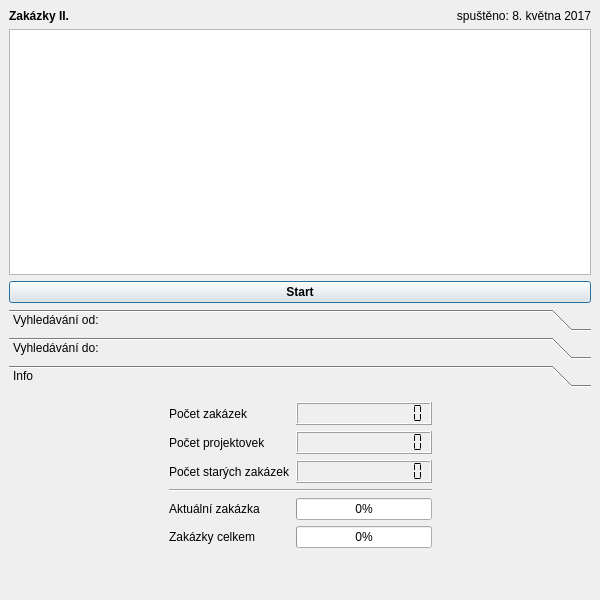
<?xml version="1.0" encoding="UTF-8"?>
<ui version="4.0">
 <class>MainWindow</class>
 <widget class="QMainWindow" name="MainWindow">
  <property name="geometry">
   <rect>
    <x>0</x>
    <y>0</y>
    <width>600</width>
    <height>600</height>
   </rect>
  </property>
  <property name="windowTitle">
   <string notr="true">Zakázky II.</string>
  </property>
  <property name="windowIcon">
   <iconset>
    <normaloff>0333.ico</normaloff>0333.ico</iconset>
  </property>
  <property name="toolTip">
   <string notr="true"/>
  </property>
  <property name="statusTip">
   <string notr="true"/>
  </property>
  <property name="whatsThis">
   <string notr="true"/>
  </property>
  <property name="accessibleName">
   <string notr="true"/>
  </property>
  <property name="accessibleDescription">
   <string notr="true"/>
  </property>
  <property name="windowFilePath">
   <string notr="true"/>
  </property>
  <widget class="QWidget" name="centralwidget">
   <property name="sizePolicy">
    <sizepolicy hsizetype="Expanding" vsizetype="Expanding">
     <horstretch>0</horstretch>
     <verstretch>0</verstretch>
    </sizepolicy>
   </property>
   <property name="toolTip">
    <string notr="true"/>
   </property>
   <property name="statusTip">
    <string notr="true"/>
   </property>
   <property name="whatsThis">
    <string notr="true"/>
   </property>
   <property name="accessibleName">
    <string notr="true"/>
   </property>
   <property name="accessibleDescription">
    <string notr="true"/>
   </property>
   <property name="layoutDirection">
    <enum>Qt::LeftToRight</enum>
   </property>
   <layout class="QVBoxLayout" name="verticalLayout">
    <item>
     <layout class="QHBoxLayout" name="horizontalLayout">
      <item>
       <widget class="QLabel" name="headerTitle">
        <property name="font">
         <font>
          <weight>75</weight>
          <bold>true</bold>
         </font>
        </property>
        <property name="toolTip">
         <string notr="true"/>
        </property>
        <property name="statusTip">
         <string notr="true"/>
        </property>
        <property name="whatsThis">
         <string notr="true"/>
        </property>
        <property name="accessibleName">
         <string notr="true"/>
        </property>
        <property name="accessibleDescription">
         <string notr="true"/>
        </property>
        <property name="text">
         <string notr="true">Zakázky II.</string>
        </property>
       </widget>
      </item>
      <item>
       <widget class="QLabel" name="headerDate">
        <property name="sizeIncrement">
         <size>
          <width>0</width>
          <height>2</height>
         </size>
        </property>
        <property name="toolTip">
         <string notr="true"/>
        </property>
        <property name="statusTip">
         <string notr="true"/>
        </property>
        <property name="whatsThis">
         <string notr="true"/>
        </property>
        <property name="accessibleName">
         <string notr="true"/>
        </property>
        <property name="accessibleDescription">
         <string notr="true"/>
        </property>
        <property name="layoutDirection">
         <enum>Qt::RightToLeft</enum>
        </property>
        <property name="text">
         <string notr="true">spuštěno: 8. května 2017</string>
        </property>
        <property name="alignment">
         <set>Qt::AlignRight|Qt::AlignTrailing|Qt::AlignVCenter</set>
        </property>
       </widget>
      </item>
     </layout>
    </item>
    <item>
     <widget class="QTextBrowser" name="textBrowser"/>
    </item>
    <item>
     <widget class="QPushButton" name="buttonStart">
      <property name="font">
       <font>
        <weight>75</weight>
        <bold>true</bold>
       </font>
      </property>
      <property name="toolTip">
       <string notr="true"/>
      </property>
      <property name="statusTip">
       <string notr="true"/>
      </property>
      <property name="whatsThis">
       <string notr="true"/>
      </property>
      <property name="accessibleName">
       <string notr="true"/>
      </property>
      <property name="accessibleDescription">
       <string notr="true"/>
      </property>
      <property name="text">
       <string notr="true">Start</string>
      </property>
      <property name="autoDefault">
       <bool>false</bool>
      </property>
      <property name="default">
       <bool>true</bool>
      </property>
     </widget>
    </item>
    <item>
     <widget class="QToolBox" name="toolBox">
      <property name="minimumSize">
       <size>
        <width>280</width>
        <height>282</height>
       </size>
      </property>
      <property name="maximumSize">
       <size>
        <width>16777215</width>
        <height>285</height>
       </size>
      </property>
      <property name="toolTip">
       <string notr="true"/>
      </property>
      <property name="statusTip">
       <string notr="true"/>
      </property>
      <property name="whatsThis">
       <string notr="true"/>
      </property>
      <property name="accessibleName">
       <string notr="true"/>
      </property>
      <property name="accessibleDescription">
       <string notr="true"/>
      </property>
      <property name="layoutDirection">
       <enum>Qt::LeftToRight</enum>
      </property>
      <property name="frameShape">
       <enum>QFrame::NoFrame</enum>
      </property>
      <property name="currentIndex">
       <number>2</number>
      </property>
      <widget class="QWidget" name="panelSearchFrom">
       <property name="geometry">
        <rect>
         <x>0</x>
         <y>0</y>
         <width>582</width>
         <height>201</height>
        </rect>
       </property>
       <property name="toolTip">
        <string notr="true"/>
       </property>
       <property name="statusTip">
        <string notr="true"/>
       </property>
       <property name="whatsThis">
        <string notr="true"/>
       </property>
       <property name="accessibleName">
        <string notr="true"/>
       </property>
       <property name="accessibleDescription">
        <string notr="true"/>
       </property>
       <attribute name="label">
        <string notr="true">Vyhledávání od:</string>
       </attribute>
       <layout class="QHBoxLayout" name="horizontalLayout_2">
        <item>
         <spacer name="horizontalSpacer">
          <property name="orientation">
           <enum>Qt::Horizontal</enum>
          </property>
          <property name="sizeHint" stdset="0">
           <size>
            <width>165</width>
            <height>20</height>
           </size>
          </property>
         </spacer>
        </item>
        <item>
         <widget class="QCalendarWidget" name="calendarFrom">
          <property name="palette">
           <palette>
            <active>
             <colorrole role="Highlight">
              <brush brushstyle="SolidPattern">
               <color alpha="255">
                <red>51</red>
                <green>153</green>
                <blue>255</blue>
               </color>
              </brush>
             </colorrole>
            </active>
            <inactive>
             <colorrole role="Highlight">
              <brush brushstyle="SolidPattern">
               <color alpha="255">
                <red>51</red>
                <green>153</green>
                <blue>255</blue>
               </color>
              </brush>
             </colorrole>
            </inactive>
            <disabled>
             <colorrole role="Highlight">
              <brush brushstyle="SolidPattern">
               <color alpha="255">
                <red>51</red>
                <green>153</green>
                <blue>255</blue>
               </color>
              </brush>
             </colorrole>
            </disabled>
           </palette>
          </property>
          <property name="gridVisible">
           <bool>false</bool>
          </property>
          <property name="horizontalHeaderFormat">
           <enum>QCalendarWidget::ShortDayNames</enum>
          </property>
          <property name="verticalHeaderFormat">
           <enum>QCalendarWidget::NoVerticalHeader</enum>
          </property>
          <property name="navigationBarVisible">
           <bool>true</bool>
          </property>
          <property name="dateEditEnabled">
           <bool>true</bool>
          </property>
          <property name="dateEditAcceptDelay">
           <number>1500</number>
          </property>
         </widget>
        </item>
        <item>
         <spacer name="horizontalSpacer_2">
          <property name="orientation">
           <enum>Qt::Horizontal</enum>
          </property>
          <property name="sizeHint" stdset="0">
           <size>
            <width>164</width>
            <height>20</height>
           </size>
          </property>
         </spacer>
        </item>
       </layout>
      </widget>
      <widget class="QWidget" name="panelSearchTo">
       <property name="geometry">
        <rect>
         <x>0</x>
         <y>0</y>
         <width>582</width>
         <height>201</height>
        </rect>
       </property>
       <attribute name="label">
        <string notr="true">Vyhledávání do:</string>
       </attribute>
       <layout class="QHBoxLayout" name="horizontalLayout_3">
        <item>
         <spacer name="horizontalSpacer_4">
          <property name="orientation">
           <enum>Qt::Horizontal</enum>
          </property>
          <property name="sizeHint" stdset="0">
           <size>
            <width>164</width>
            <height>20</height>
           </size>
          </property>
         </spacer>
        </item>
        <item>
         <widget class="QCalendarWidget" name="calendarTo">
          <property name="palette">
           <palette>
            <active>
             <colorrole role="Highlight">
              <brush brushstyle="SolidPattern">
               <color alpha="255">
                <red>51</red>
                <green>153</green>
                <blue>255</blue>
               </color>
              </brush>
             </colorrole>
            </active>
            <inactive>
             <colorrole role="Highlight">
              <brush brushstyle="SolidPattern">
               <color alpha="255">
                <red>51</red>
                <green>153</green>
                <blue>255</blue>
               </color>
              </brush>
             </colorrole>
            </inactive>
            <disabled>
             <colorrole role="Highlight">
              <brush brushstyle="SolidPattern">
               <color alpha="255">
                <red>51</red>
                <green>153</green>
                <blue>255</blue>
               </color>
              </brush>
             </colorrole>
            </disabled>
           </palette>
          </property>
          <property name="gridVisible">
           <bool>false</bool>
          </property>
          <property name="horizontalHeaderFormat">
           <enum>QCalendarWidget::ShortDayNames</enum>
          </property>
          <property name="verticalHeaderFormat">
           <enum>QCalendarWidget::NoVerticalHeader</enum>
          </property>
          <property name="navigationBarVisible">
           <bool>true</bool>
          </property>
          <property name="dateEditEnabled">
           <bool>true</bool>
          </property>
          <property name="dateEditAcceptDelay">
           <number>1500</number>
          </property>
         </widget>
        </item>
        <item>
         <spacer name="horizontalSpacer_3">
          <property name="orientation">
           <enum>Qt::Horizontal</enum>
          </property>
          <property name="sizeHint" stdset="0">
           <size>
            <width>165</width>
            <height>20</height>
           </size>
          </property>
         </spacer>
        </item>
       </layout>
      </widget>
      <widget class="QWidget" name="panelSearchInfo">
       <property name="geometry">
        <rect>
         <x>0</x>
         <y>0</y>
         <width>582</width>
         <height>201</height>
        </rect>
       </property>
       <attribute name="label">
        <string notr="true">Info</string>
       </attribute>
       <layout class="QHBoxLayout" name="horizontalLayout_4">
        <item>
         <spacer name="horizontalSpacer_5">
          <property name="orientation">
           <enum>Qt::Horizontal</enum>
          </property>
          <property name="sizeHint" stdset="0">
           <size>
            <width>148</width>
            <height>20</height>
           </size>
          </property>
         </spacer>
        </item>
        <item>
         <layout class="QFormLayout" name="formLayout">
          <item row="0" column="0">
           <widget class="QLabel" name="zakazkyCount">
            <property name="text">
             <string notr="true">Počet zakázek</string>
            </property>
           </widget>
          </item>
          <item row="0" column="1">
           <widget class="QLCDNumber" name="zakazkyCountLcd">
            <property name="frameShape">
             <enum>QFrame::Box</enum>
            </property>
            <property name="frameShadow">
             <enum>QFrame::Raised</enum>
            </property>
            <property name="smallDecimalPoint">
             <bool>false</bool>
            </property>
            <property name="digitCount">
             <number>13</number>
            </property>
            <property name="segmentStyle">
             <enum>QLCDNumber::Flat</enum>
            </property>
            <property name="intValue" stdset="0">
             <number>0</number>
            </property>
           </widget>
          </item>
          <item row="1" column="0">
           <widget class="QLabel" name="projektovkyCount">
            <property name="text">
             <string notr="true">Počet projektovek</string>
            </property>
           </widget>
          </item>
          <item row="1" column="1">
           <widget class="QLCDNumber" name="projektovkyCountLcd">
            <property name="digitCount">
             <number>13</number>
            </property>
            <property name="segmentStyle">
             <enum>QLCDNumber::Flat</enum>
            </property>
           </widget>
          </item>
          <item row="2" column="0">
           <widget class="QLabel" name="oldZakazazkyCount">
            <property name="text">
             <string notr="true">Počet starých zakázek</string>
            </property>
           </widget>
          </item>
          <item row="2" column="1">
           <widget class="QLCDNumber" name="oldZakazazkyCountLcd">
            <property name="digitCount">
             <number>13</number>
            </property>
            <property name="segmentStyle">
             <enum>QLCDNumber::Flat</enum>
            </property>
           </widget>
          </item>
          <item row="4" column="0" colspan="2">
           <widget class="Line" name="lineSeparator">
            <property name="minimumSize">
             <size>
              <width>21</width>
              <height>1</height>
             </size>
            </property>
            <property name="orientation">
             <enum>Qt::Horizontal</enum>
            </property>
           </widget>
          </item>
          <item row="5" column="1">
           <widget class="QProgressBar" name="zakazkaProgressBar">
            <property name="value">
             <number>0</number>
            </property>
            <property name="invertedAppearance">
             <bool>false</bool>
            </property>
            <property name="textDirection">
             <enum>QProgressBar::TopToBottom</enum>
            </property>
           </widget>
          </item>
          <item row="5" column="0">
           <widget class="QLabel" name="zakazkaProgress">
            <property name="text">
             <string notr="true">Aktuální zakázka</string>
            </property>
           </widget>
          </item>
          <item row="6" column="0">
           <widget class="QLabel" name="zakazkyProgress">
            <property name="text">
             <string notr="true">Zakázky celkem</string>
            </property>
           </widget>
          </item>
          <item row="6" column="1">
           <widget class="QProgressBar" name="zakazkyProgressBar">
            <property name="value">
             <number>0</number>
            </property>
           </widget>
          </item>
         </layout>
        </item>
        <item>
         <spacer name="horizontalSpacer_6">
          <property name="orientation">
           <enum>Qt::Horizontal</enum>
          </property>
          <property name="sizeHint" stdset="0">
           <size>
            <width>147</width>
            <height>20</height>
           </size>
          </property>
         </spacer>
        </item>
       </layout>
      </widget>
     </widget>
    </item>
   </layout>
  </widget>
 </widget>
 <resources/>
 <connections/>
</ui>
